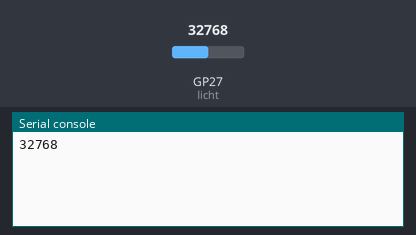
The program below on a simulated Raspberry Pi Pico running MicroPython. On the bench: the last lines printed to the serial console. The test bench sets the inputs (shaded band); at power-on: GP27 (licht) = 32768 (analog values on the 0–65535 scale).

Above: at 1.2 s.
1.3 s: GP27 (licht) set to 45874
At 3.2 s:
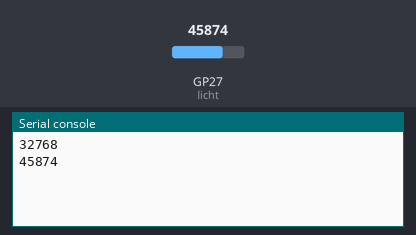
4.0 s: GP27 (licht) set to 57670
At 4.7 s:
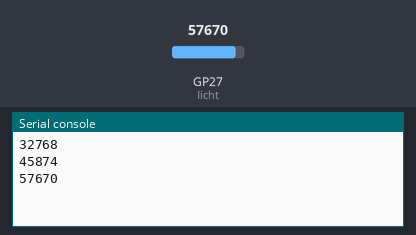
Timing chart, 0 to 7.0 s (numbered marks = the images above; inputs shaded):
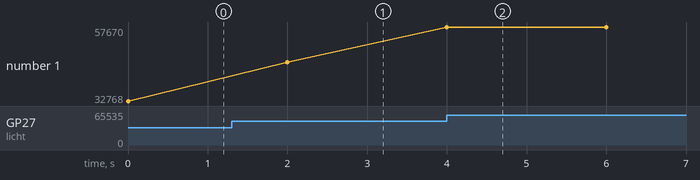

Measured:
- after the input at 1.3 s, the serial console: prints a new line after 0.70 s (image 1)
- after the input at 4.0 s, the serial console: prints a new line at once (image 2)
- plotted number 1: 32768 → 45874 after the input at 1.3 s, 45874 → 57670 after the input at 4.0 s

The program:

buch-rpi-pico-kap5-licht-ldr.py
```python
# Pico - Lichtmesser mit LDR
# Datei: buch-rpi-pico-kap5-licht-ldr.py

#Bibliotheken
import machine
import utime

# Variablen/Objekte
licht = machine.ADC(27)

while True:
    lichtmesser=licht.read_u16()
    print(lichtmesser)
    utime.sleep(2)
```
